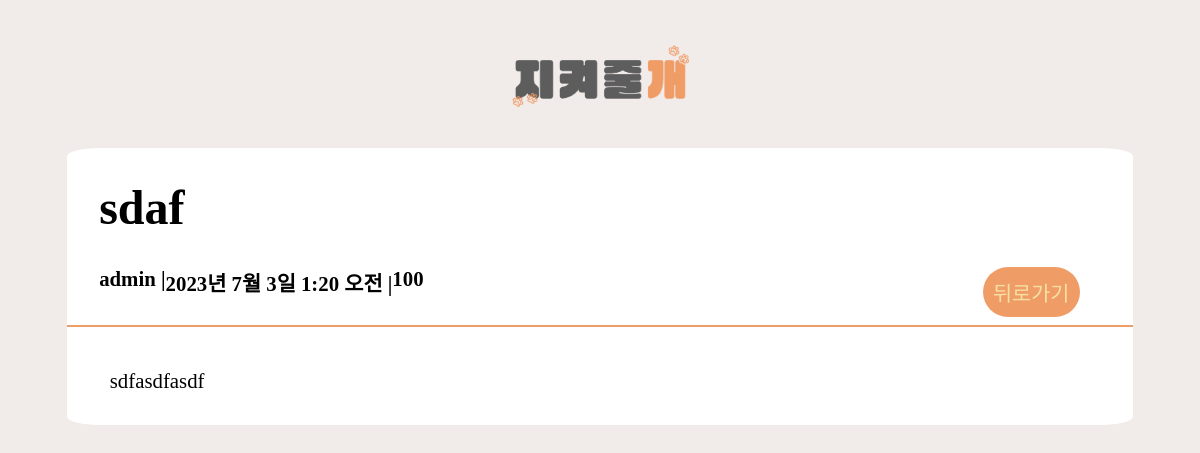
Screenshot of /posts/5/ with the database file from the repository.
### myapp/models.py (models this page shows, shortened)
class Post(models.Model):
    title = models.CharField(max_length=70)             # 제목 (최대 길이 70자)
    content = models.TextField(blank=True)  # 본문 내용
    datetime = models.DateTimeField(auto_now_add=True)  # 현재 시간 자동저장
    image = models.ImageField(upload_to="post/images/%Y/%m/%d/", blank=True)
    author = models.ForeignKey(User, on_delete=models.CASCADE, null=True)

### users/models.py (models this page shows)
class User(AbstractUser):
    phone = models.CharField(verbose_name='전화번호', max_length=11)
    objects = UserManager()

### myapp/views.py (the view)
# urls.py: path("posts/<int:pk>/", views.PostDetail.as_view(), name="detail"),
class PostDetail(DetailView):
    model = Post
    template_name = "myapp/More.html"

### myapp/templates/myapp/More.html (shortened to what this page needs)
{% load static %}
<!DOCTYPE html>
<html lang="ko">
    <head>
        <link href="{% static 'css/More.css' %}" type="text/css" rel="stylesheet" />
    </head>
    <body>
        <a href="{% url 'myapp:list' %}"
                    > <img src="{% static 'images/logo.png' %}"
                        alt="logo" id="logo"
                /></a>
        <div class="content">
            <div class="title">{{ post.title }}</div>
            <div class="middle">
                <div class="info">
                    <span id="name">{{ post.author }} |</span>
                    <span id="update">{{ post.datetime }} |</span>
                    <span id="view">100</span>
                </div>
                <form class="content_btn">
                    <a href="{% url 'myapp:list'%}"><input type="button" id="back" value="뒤로가기"></input></a>
                </form>
            </div>
            <hr id="line"/>
            <div class="text">
                {{ post.content }}
            </div>
        </div>
    </body>
</html>

### static/css/More.css (style rules this page uses)
body { background-color: #f1ebe9; }
#logo { margin: 3% 42.5% 3% 42.5%; width: 15%; height: 5%; }
.content { background-color: #ffffff; width: 90%; margin: 0% 5% 10% 5%; border-radius: 3%; }
.title { font-weight: bold; font-size: 300%; padding: 3%; }
.middle { display: flex; flex-direction: row; justify-content: space-between; }
.info { display: flex; flex-direction: row; font-weight: bold; margin-left: 3%; font-size: 130%; }
.content_btn { display: flex; flex-direction: row; margin-right: 5%; }
#back { color: #f7e0a3; border: none; padding: 10px; border-radius: 30px; text-decoration: none; font-size: 130%; background-color: #f09c67; }
#line { color: #f09c67; border: none; height: 2px; background-color: #f09c67; }
.text { font-size: 130%; margin: 1%; padding: 3%; }

### rows the page displays
Post: title "sdaf", author "admin", datetime "2023년 7월 3일 1:20 오전", content "sdfasdfasdf"
